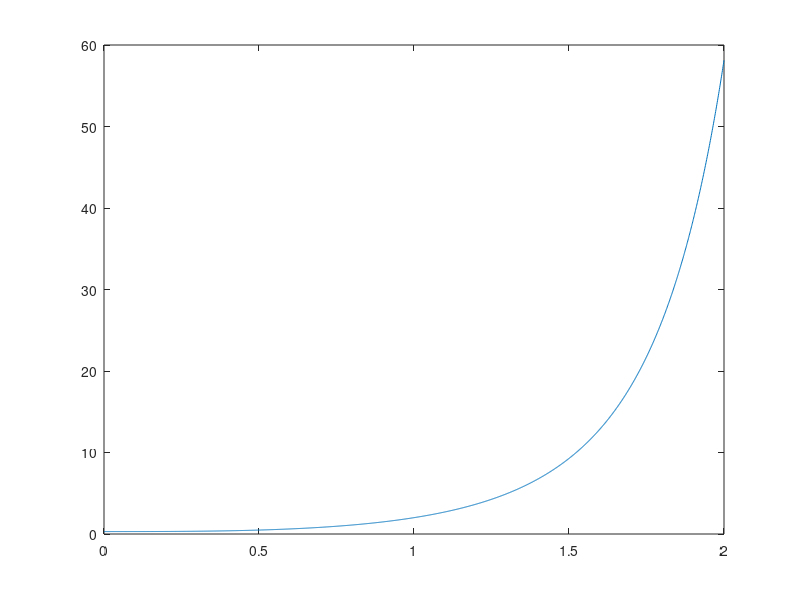

Write the MATLAB code that produced this figure.
%%  Integracion Numerica

%   Metodo de Euler
%   I. Definir un valor para h    
%   II. Proceso iterativo (Se halla el valor de y_hat correspondiente a cada iteracion)
    
dydt = @(t, y) ( 4*t.^2 + y*t.^2 );             %   Corresponde a dy/dt igual a f(t, y)
y = @(t) ( 6*exp(-1/3)*exp((t.^3)/3) - 4 );     %   Solucion de la EDO

t_0 = 0;                                        %   t_0
t_f = 2;                                        %   t_f
h = 0.001;                                      %   Delta: h = t_k+1 - t_k
vector_y = [];

for t = t_0:h:t_f
    y_hat_t_k = y(t);
    y_hat_t_kplus1 = y_hat_t_k + h.*( dydt(t, y_hat_t_k) );
    vector_y = [vector_y y_hat_t_kplus1];
end

figure;
plot((t_0:h:t_f), vector_y);

figure;
%plot((0:t:2), [y(t)]);